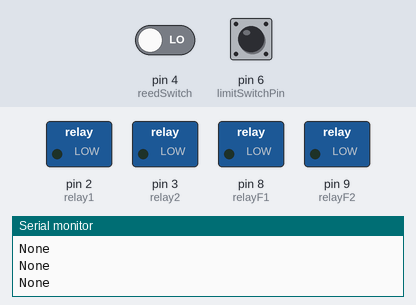
The sketch below on a simulated Arduino Uno, built with avr-gcc and run on an emulated ATmega328P. Parts: switched loads named in the sketch (green lamp = pin HIGH), the last lines printed to the serial monitor. The inputs (shaded band) are chosen by the test bench; at power-on: pin 6 (limitSwitchPin) HIGH, pin 4 (reedSwitch) LOW.

Above: at 2.8 s.
2.9 s: pin 6 (limitSwitchPin) pulled LOW for 0.65 s
At 3.4 s:
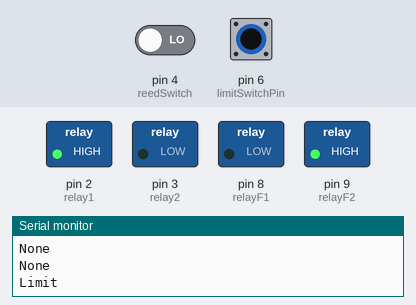
6.0 s: pin 6 (limitSwitchPin) pulled LOW for 1 s
At 8.0 s:
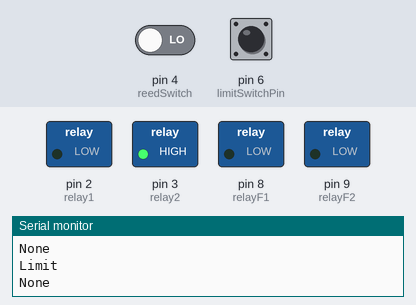
10.0 s: pin 6 (limitSwitchPin) pulled LOW for 3.2 s
At 11.9 s:
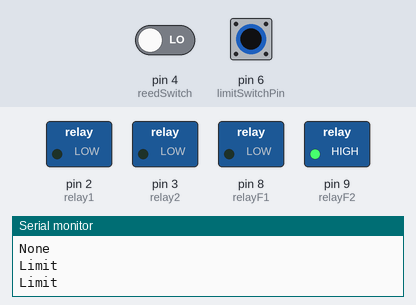
16.0 s: pin 4 (reedSwitch) driven HIGH and pin 6 (limitSwitchPin) driven LOW
At 17.7 s:
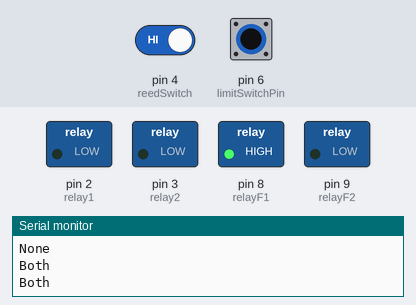
Timing chart, 0 to 19.2 s (numbered marks = the images above; inputs shaded):
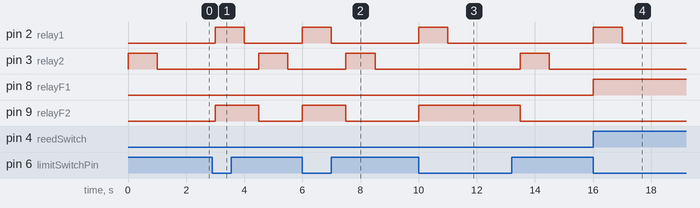

Measured:
- after the input at 2.9 s, pin 2 (relay1): LOW → HIGH after 0.10 s, → LOW 1.0 s later; pin 3 (relay2): LOW → HIGH after 1.6 s, → LOW 1.0 s later; pin 9 (relayF2): LOW → HIGH after 0.10 s, → LOW 1.5 s later
- after the input at 6.0 s, pin 2 (relay1): LOW → HIGH at once, → LOW 1.0 s later; pin 3 (relay2): LOW → HIGH after 1.5 s, → LOW 1.0 s later; pin 9 (relayF2): LOW → HIGH at once, → LOW 1.5 s later
- after the input at 10.0 s, pin 2 (relay1): LOW → HIGH at once, → LOW 1.0 s later; pin 3 (relay2): LOW → HIGH after 3.5 s, → LOW 1.0 s later; pin 9 (relayF2): LOW → HIGH at once, → LOW 3.5 s later
- after the input at 16.0 s, pin 2 (relay1): LOW → HIGH at once, → LOW 1.0 s later; pin 8 (relayF1): LOW → HIGH at once

The sketch:

trainWhistle.ino
```cpp
const byte limitSwitchPin = 6;
const int reedSwitch = 4;
const int relayF1 = 8;
const int relayF2 = 9;
//Use constants for the relay pins in case you need to change these later
const int relay1 = 2;   //Arduino pin that triggers relay #1
const int relay2 = 3;   //Arduino pin that triggers relay #2
bool reset = false;
bool pushed = false;
int limitSwitchState,reedSwitchState;
void setup() {
  //Set pinMode to OUTPUT for the two relay pins
  pinMode(relay1, OUTPUT);
  pinMode(relay2, OUTPUT);
  pinMode(relayF1, OUTPUT);
  pinMode(relayF2, OUTPUT);
  pinMode (limitSwitchPin, INPUT_PULLUP);
  Serial.begin(9600);
  pinMode(reedSwitch, INPUT);
  digitalWrite(relayF1, HIGH);
  digitalWrite(relayF2, HIGH);
}


void extendActuator() {

  digitalWrite(relay1, HIGH);
  digitalWrite(relay2, LOW);
}

void retractActuator() {
  digitalWrite(relay1, LOW);
  digitalWrite(relay2, HIGH);
}

void stopActuator() {
  digitalWrite(relay1, LOW);
  digitalWrite(relay2, LOW);
}

void loop() {
  reedSwitchState = digitalRead(reedSwitch);
  limitSwitchState = digitalRead(limitSwitchPin);
  // Check to see if all limit switches are pressed
  if (limitSwitchState == LOW and reedSwitchState == HIGH)
  {
    Serial.println("Both");
    digitalWrite(relayF1, HIGH);
    digitalWrite(relayF2, LOW);
    if (not pushed) {
      reset = false;
      extendActuator();
      delay(1000);
      stopActuator();
      pushed = true;
    }
  }
  else if (limitSwitchState == LOW) {
    Serial.println("Limit");
    digitalWrite(relayF1, LOW);
    digitalWrite(relayF2, HIGH);
    if (not pushed) {
      reset = false;
      extendActuator();
      delay(1000);
      stopActuator();
      pushed = true;
    }
  }
  else {
    Serial.println("None");
    digitalWrite(relayF1, LOW);
    digitalWrite(relayF2, LOW);
    if (not reset) {
      reset = true;
      retractActuator();
      delay(1000);
      stopActuator();
      pushed = false;
    }

  }
  delay(500);

}
```
